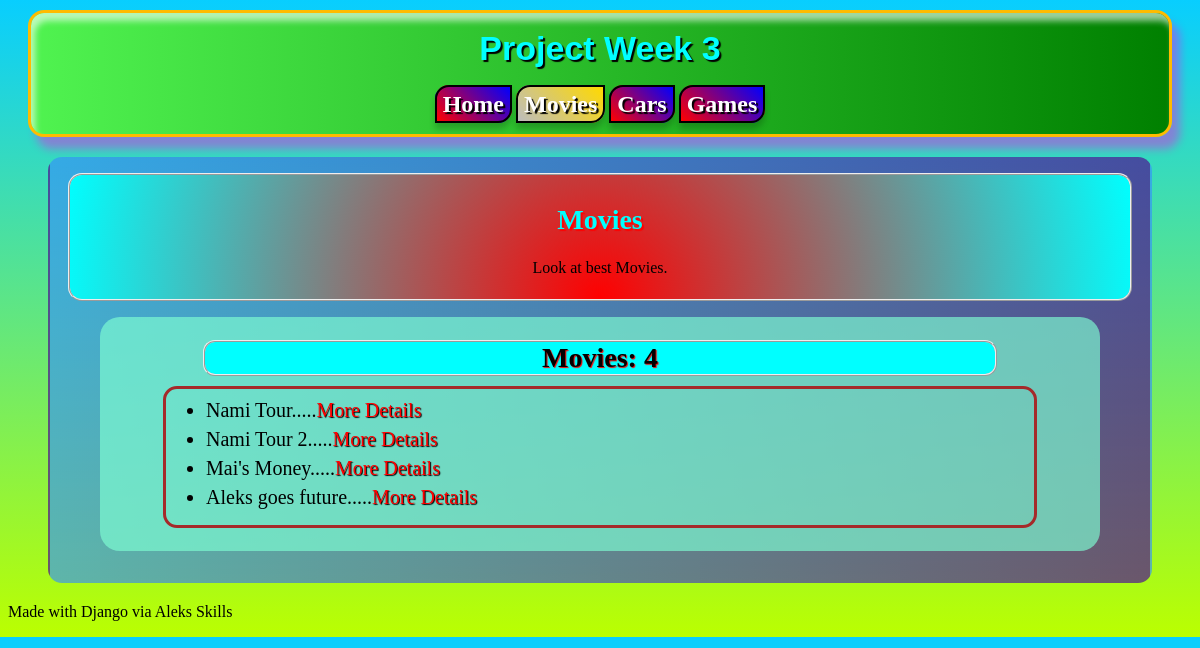
Page /movies/ on the committed database.
### pages/models.py (models this page shows, shortened)
class Movie(models.Model):
    title = models.CharField(max_length=50)
    author = models.CharField(max_length=20)
    created_at = models.DateTimeField(auto_now_add=True)

### pages/views.py (the view)
# urls.py: path("movies/", views.movie, name="movies"),
def movie(request):
    movies = Movie.objects.all()
    return render(request, "movies.html", {
        "movies": movies,
        "count": len(movies)
    })

### pages/templates/movies.html (shortened to what this page needs)
{% extends "base.html" %}
{% block content %}
    <section class="page_name">
        <h2>Movies</h2>
        <p>Look at best Movies.</p>
    </section>
    <section class="models_list">
        <h3>Movies: {{count}}</h3>
        <ul>
            {% for movie in movies %}
                <li>{{movie.title}}.....<a href="{% url 'movie_details' movie.id %}">More Details</a> </li>
            {% empty %}
                <li>No movies yet</li>
            {% endfor %}
        </ul>
    </section>
{% endblock %}

### pages/static/css/style.css (style rules this page uses)
body { background: linear-gradient(180deg, rgb(8, 206, 255), rgb(187, 255, 0)); }
.page_name { border: 2px ridge; border-radius: 14px; padding: 6px 10px; background: radial-gradient(circle at bottom, red, aqua); }
h2 { text-align: center; font-size: 28px; text-shadow: 2px 2px 1px red; color: aqua; }
.page_name p { text-align: center; color: black; }
.models_list { border: 3px solid transparent; border-radius: 20px; background-color: rgba(127, 255, 212, 0.659); margin: 16px 32px; padding: 10px 20px; }
h3 { text-align: center; border: 2px ridge; border-radius: 12px; margin: 10px 80px; font-size: 28px; background-color: aqua; text-shadow: 1px 1px 1px red; }
ul { border: 3px solid brown; border-radius: 14px; margin: 10px 40px; padding-top: 10px; padding-bottom: 10px; }
li { font-size: 20px; color: black; padding-bottom: 6px; }
li a { text-decoration: none; color: red; text-shadow: 1px 1px 1px black ; }

### rows in the picture
Movie: title "Nami Tour"
Movie: title "Nami Tour 2"
Movie: title "Mai's Money"
Movie: title "Aleks goes future"

### other values in the picture
{{ count }} "4"
